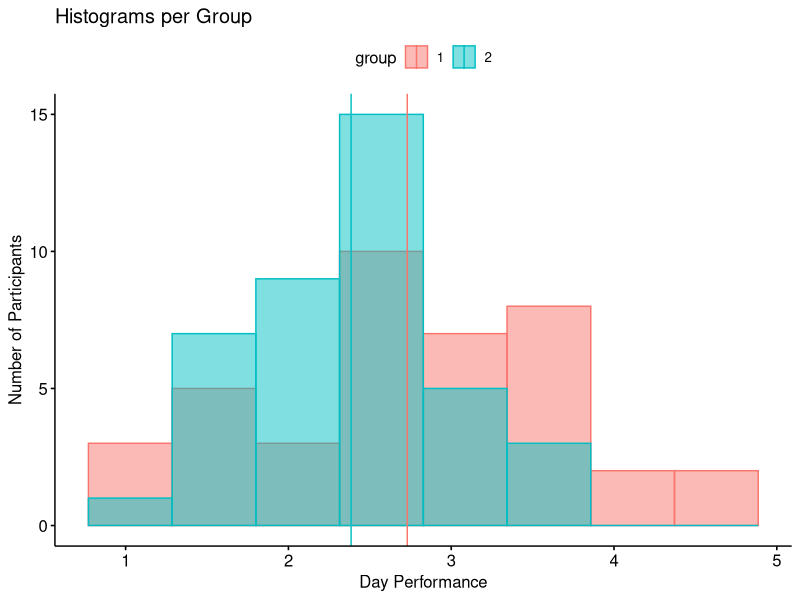
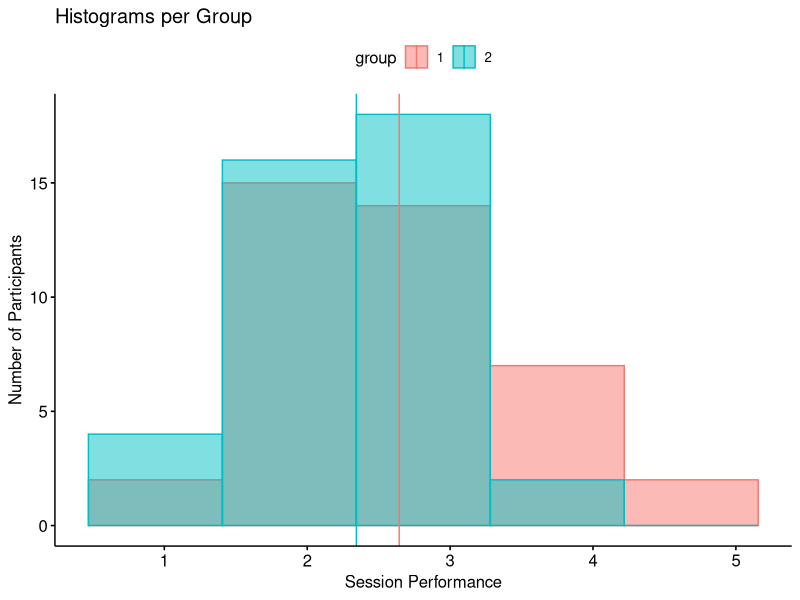
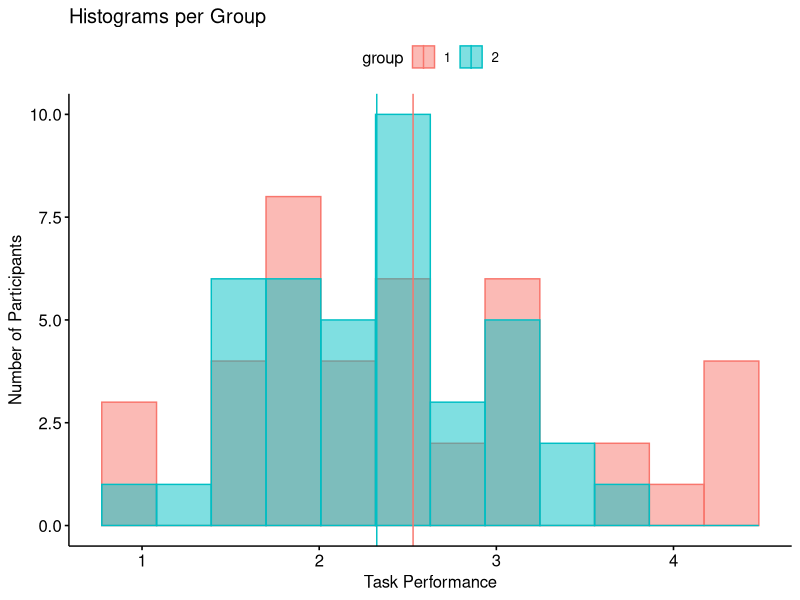
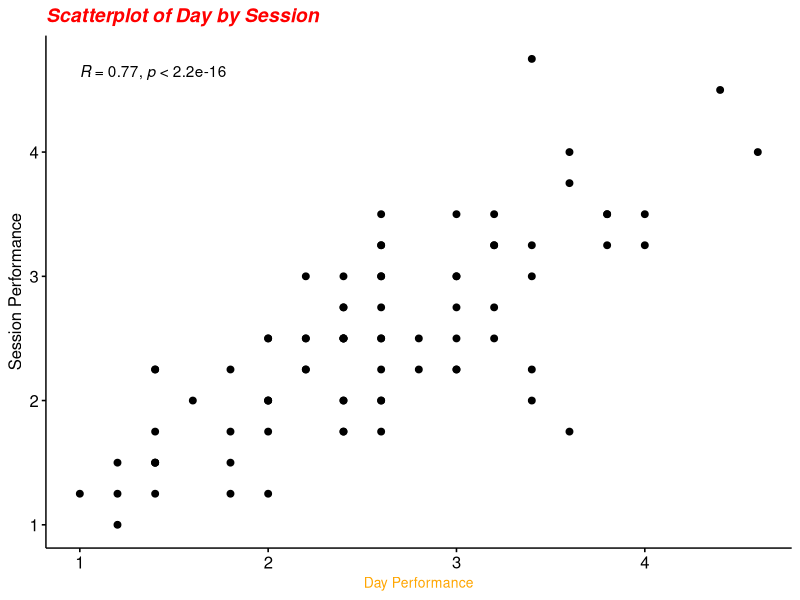
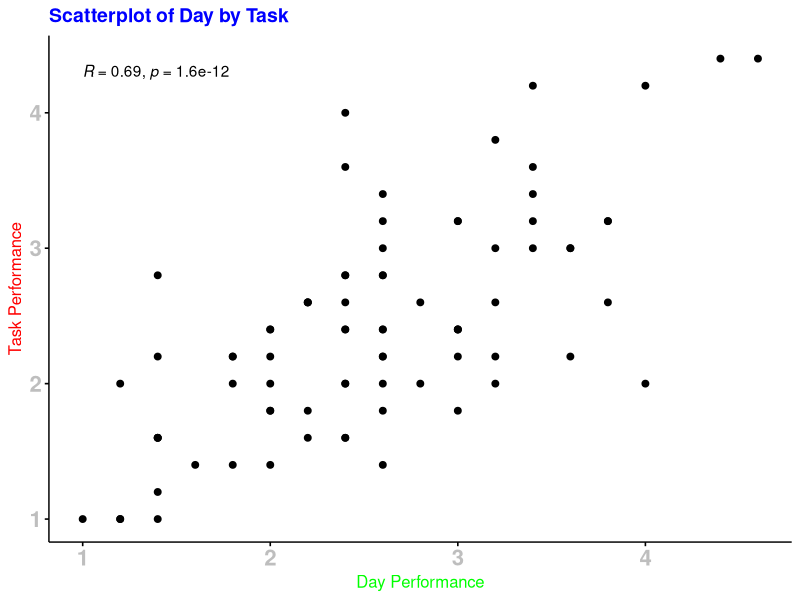
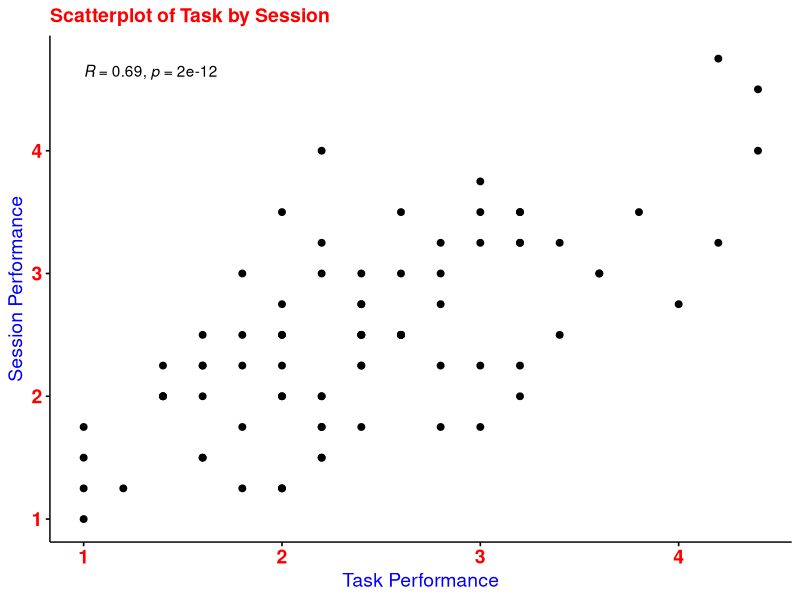

The R script that drew these images, in order:
## ---- chunk 1
## start of prep work
library(tidyverse)
library(ggpubr)

df9 <- read_csv("week16_data.csv")
## end of preparation


## start of lab work
## compute the three averages of day, session, and task
## the following three lines of code are incomplete
## you will have to complete them on your own

df9 <- mutate(df9, day = (day1 + day2 + day3 + day4 + day5)/5)


df9 <- mutate(df9, session = (session1 + session2 + session3 + session4)/4)


df9 <- mutate(df9, task = (task1 + task2 + task3 + task4 + task5)/5 )



## in the next three lines amend the code to give the histograms
## exactly as they look in the given graph
## remember you maybe need to convert a variable to factor first

df9$group <- as.factor(df9$group)

gghistogram(df9, x = "day", bins = 8, 
            color = "group", fill = "group",
            add = "mean", 
            add.params = list(linetype = "solid", color = "group"),
            title = "Histograms per Group",
            xlab = "Day Performance",
            ylab = "Number of Participants")


gghistogram(df9, x = "session", bins = 5, 
            color = "group", fill = "group",
            add = "mean", 
            add.params = list(linetype = "solid", color = "group"),
            title = "Histograms per Group",
            xlab = "Session Performance",
            ylab = "Number of Participants")

gghistogram(df9, x = "task", bins = 12, 
            color = "group", fill = "group",
            add = "mean", 
            add.params = list(linetype = "solid", color = "group"),
            title = "Histograms per Group",
            xlab = "Task Performance",
            ylab = "Number of Participants")

## ---- chunk 2
p1 <- ggscatter(df9, x = "day", y = "session",
          title = "Scatterplot of Day by Session",
          xlab = "Day Performance",
          ylab = "Session Performance",
          cor.coef = TRUE) 
p1 + 
  font("title", size = 14, color = "red", face = "bold.italic") +
  font("xlab", size = 10, color = "orange") 
## ---- chunk 3
p2 <- ggscatter(df9, x = "day", y = "task",
                title = "Scatterplot of Day by Task",
                xlab = "Day Performance",
                ylab = "Task Performance",
                cor.coef = TRUE) 
p2 + 
  font("title", size = 14, color = "blue", face = "bold") +
  font("xlab", size = 12, color = "green") +
  font("ylab", size = 12, color = "red") + 
  font("xy.text", size = 16, color = "gray", face = "bold")


## ---- chunk 4
p3 <- ggscatter(df9, x = "task", y = "session",
                title = "Scatterplot of Task by Session",
                xlab = "Task Performance",
                ylab = "Session Performance",
                cor.coef = TRUE) 
p3 + 
  font("title", size = 14, color = "red", face = "bold") +
  font("xlab", size = 14, color = "blue") +
  font("ylab", size = 14, color = "blue") + 
  font("xy.text", size = 14, color = "red", face = "bold")


